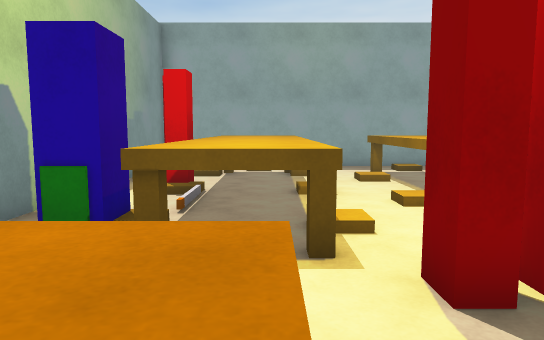
view 1 (above)

12 first-person views from a walk through a Unity game level. The camera is 1.3 m above the floor, tilts 6° down and sees 70° across. Doors are open. The floor is counted in squares, 1 m on a side. Each view is taken from the middle of a square. On the plan, view 1 faces up. The plan holds only what a view shows up to about 16 squares ahead; the rest is blank. The place goes on beyond the plan. The player character is not drawn. Surface patterns are stand-ins for the level's own textures.

view 2
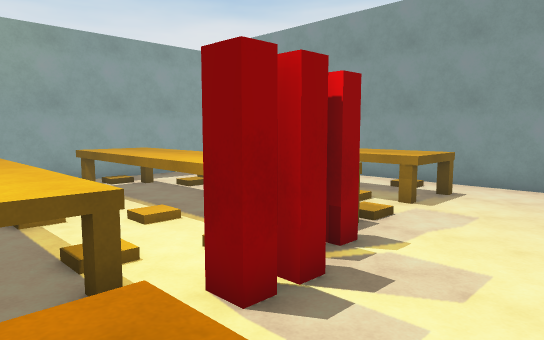

view 3
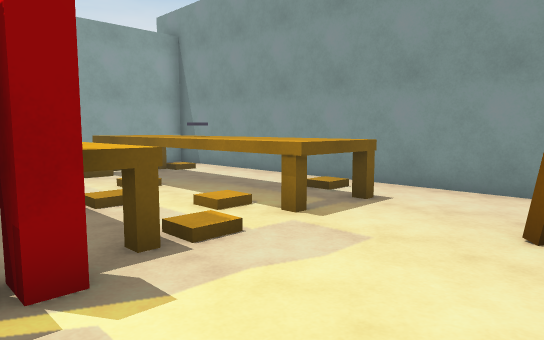

view 4
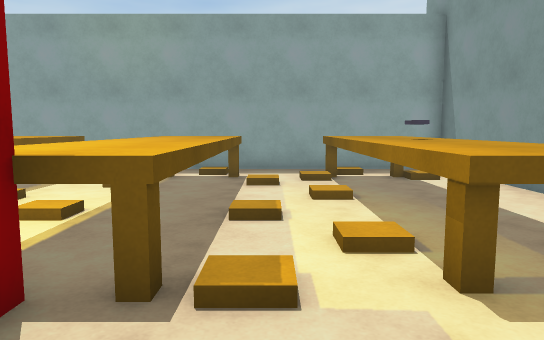

view 5
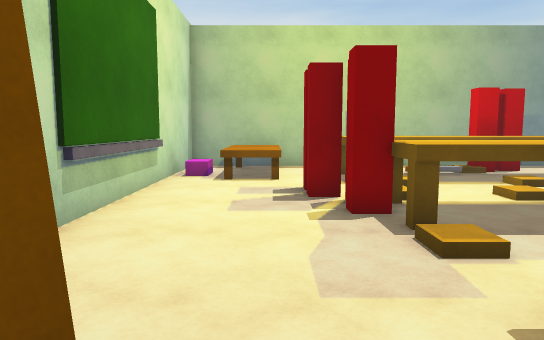

view 6
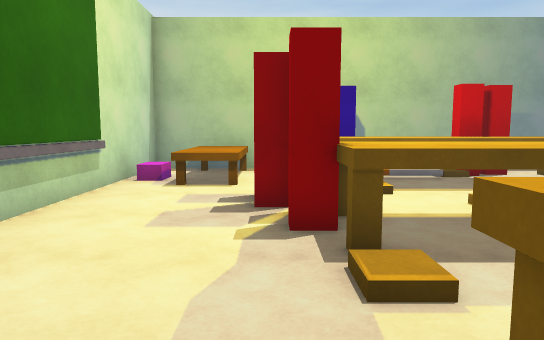

view 7
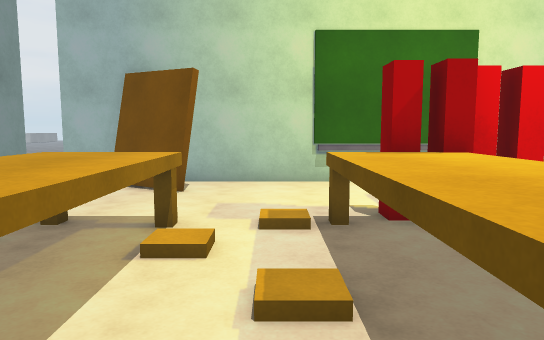

view 8
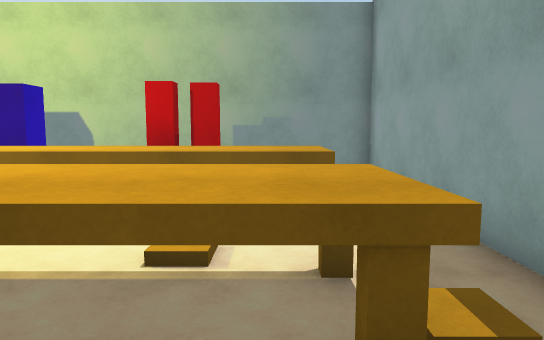

view 9
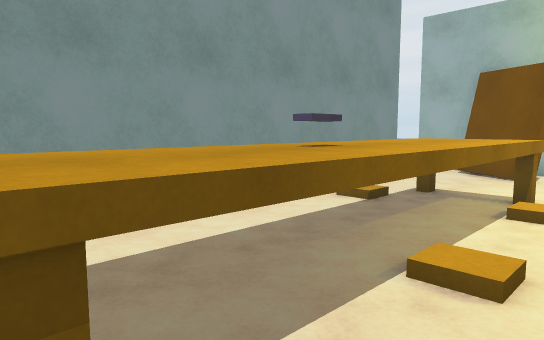

view 10
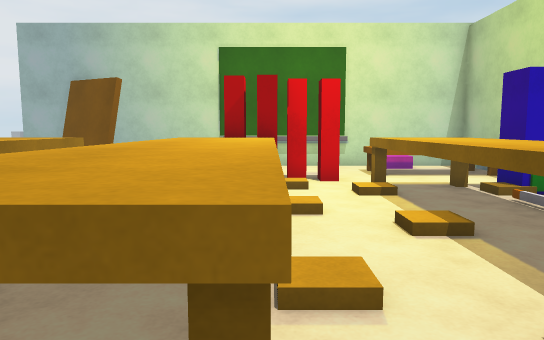

view 11
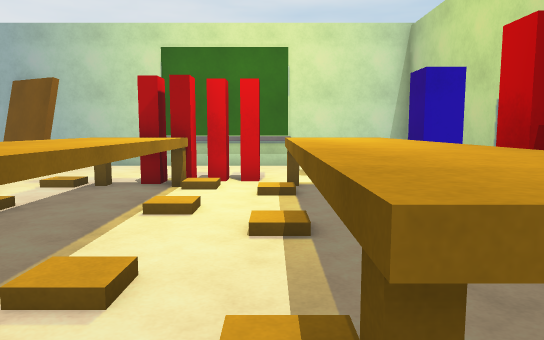

view 12
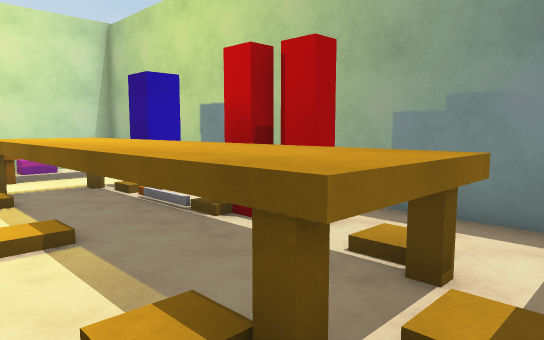

### Floor plan
Key: @ floor where view 1 was taken; # wall or solid block; x gap in a wall; . main floor; : floor 0.25 m higher than the main floor; / step, stairs or slope; D open door; ^ raised ledge; O other object.
Columns run from 4 left of view 1 to 12 right of it. Each row starts with its distance up from view 1.
 14 #################
 13 #  .............#
 12 #..^^..^^^..^^..#
 11 #./^^:.^^^./^^/.#
 10 #.#^^//^^^/.^^..#
  9 #.x^^..^^^./^^..#
  8 #.#^^:.^^^./^^..#
  7 #..O^//^^^/.^^..#
  6 #..O^..^^^..^^..#
  5 #OO^^:.^^^./^^/.#
  4 # O^^x/^^^/.^^..#
  3 # ...##x#.......#
  2 #^^^^...........#
  1 #^^^^.......##..D
  0 #../@........##.
 -1 ################D

Positions as (right, up) in squares from view 1, and headings:
1: (0, 0), facing up
2: (-1, 0), facing up-right
3: (3, 0), facing up-right
4: (6, 1), facing up
5: (10, 2), facing left
6: (9, 3), facing left
7: (6, 10), facing down
8: (7, 11), facing left
9: (6, 12), facing down-right
10: (3, 13), facing down
11: (1, 13), facing down
12: (2, 13), facing down-left
